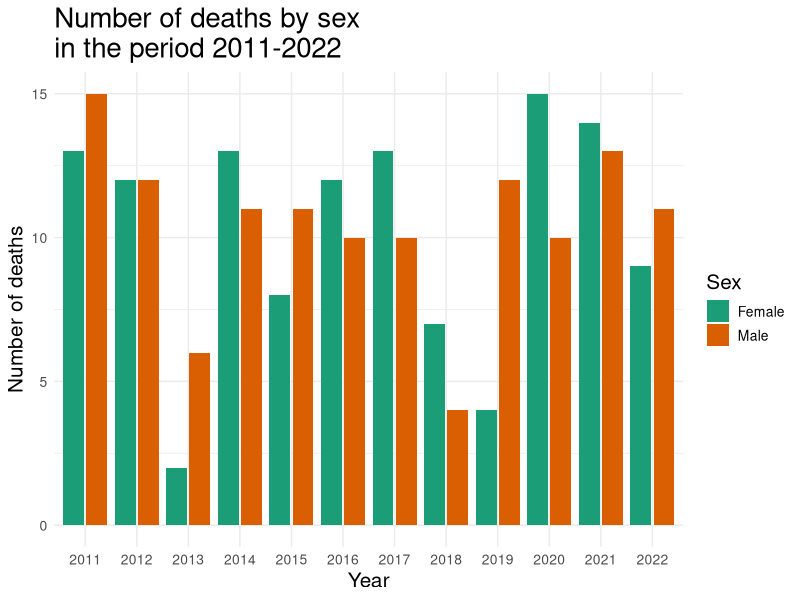
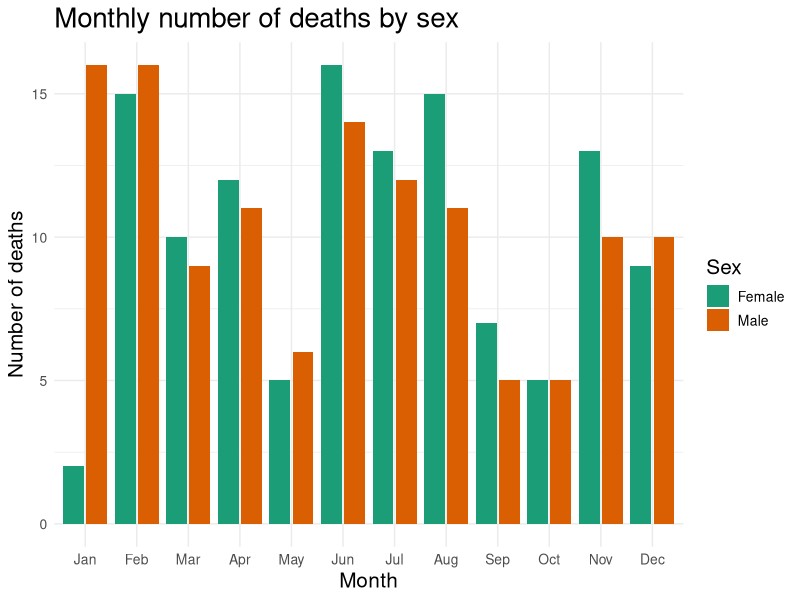
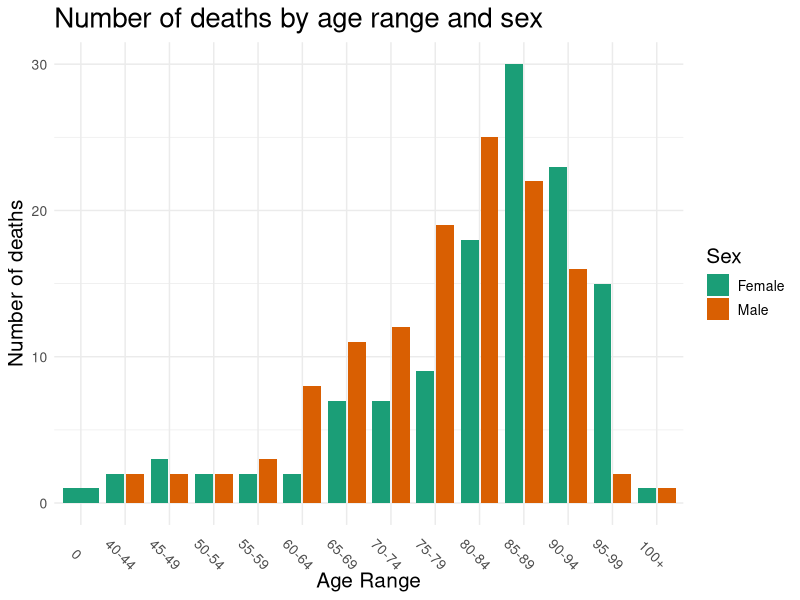
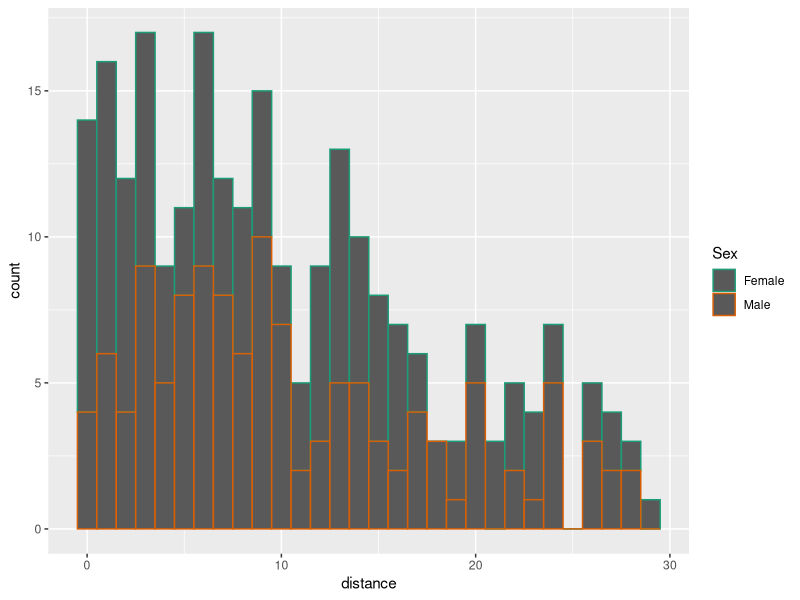

Source code (R) for these figures, in order:
## ---- chunk 1
knitr::opts_chunk$set(echo = TRUE,
                      fig.width = 7,
                      fig.height = 5)
## ---- chunk 2

options(dplyr.summarise.inform = FALSE)
options(dplyr.quiet = TRUE)

library(tidyverse)
library(lubridate)

## ---- chunk 3
main <- read_csv(file = "data/clean-data.csv")

head(main)  # Have a look at first rows
## ---- chunk 4

main <- main %>% 
  mutate(Age_Range = factor(Age_Range, levels = c("0", "40-44", "45-49", "50-54", "55-59", "60-64", "65-69", "70-74", "75-79", "80-84", "85-89", "90-94", "95-99", "100+"))) %>% 
  mutate(Month = ordered(month(Date, label = TRUE, abbr = TRUE)),
         Year = ordered(year(Date)))

## ---- chunk 5

main %>% 
  group_by(Year, Sex) %>% 
  summarize(Count = n())

## ---- chunk 6

p <- main %>% 
  ggplot(aes(x = Year, fill = Sex))

p <- p +
  geom_bar(position = "dodge2") +
  labs(x = "Year", y = "Number of deaths", fill = "Sex") +
  ggtitle("Number of deaths by sex\nin the period 2011-2022") +
  scale_fill_brewer(labels = c("Female", "Male"), palette = "Dark2") +
  theme_minimal() +
  theme(axis.text = element_text(size = 10),
        axis.title = element_text(size = 15),
        legend.text = element_text(size = 10),
        legend.title = element_text(size = 15),
        plot.title = element_text(size = 20))

p

## ---- chunk 7

main %>% 
  group_by(Month, Sex) %>% 
  summarize(Count = n())

## ---- chunk 8

p <- main %>% 
  ggplot(aes(x = Month, fill = Sex))

p <- p +
  geom_bar(position = "dodge2") +
  labs(x = "Month", y = "Number of deaths", fill = "Sex") +
  ggtitle("Monthly number of deaths by sex") +
  scale_fill_brewer(labels = c("Female", "Male"), palette = "Dark2") +
  theme_minimal() +
  theme(axis.text = element_text(size = 10),
        axis.title = element_text(size = 15),
        legend.text = element_text(size = 10),
        legend.title = element_text(size = 15),
        plot.title = element_text(size = 20))

p

## ---- chunk 9

main %>% 
  group_by(Age_Range, Sex) %>% 
  summarize(Count = n())

## ---- chunk 10

p <- main %>% 
  ggplot(aes(x = Age_Range, fill = Sex))

p <- p +
  geom_bar(position = "dodge2") +
  labs(x = "Age Range", y = "Number of deaths", fill = "Sex") +
  ggtitle("Number of deaths by age range and sex") +
  scale_fill_brewer(labels = c("Female", "Male"), palette = "Dark2") +
  theme_minimal() +
  theme(axis.text = element_text(size = 10),
        axis.text.x = element_text(angle = -45),
        axis.title = element_text(size = 15),
        legend.text = element_text(size = 10),
        legend.title = element_text(size = 15),
        plot.title = element_text(size = 20))

p

## ---- chunk 11
a <- main %>% 
  arrange(Date)

b <- a %>% 
  mutate(distance = day(as.period(interval(lag(Date), Date)))) %>% 
  drop_na()


p <- b %>% 
  ggplot(aes(x = distance, color = Sex))

p <- p +
  geom_histogram(binwidth = 1) +
  scale_color_brewer(labels = c("Female", "Male"), palette = "Dark2")
  

p
